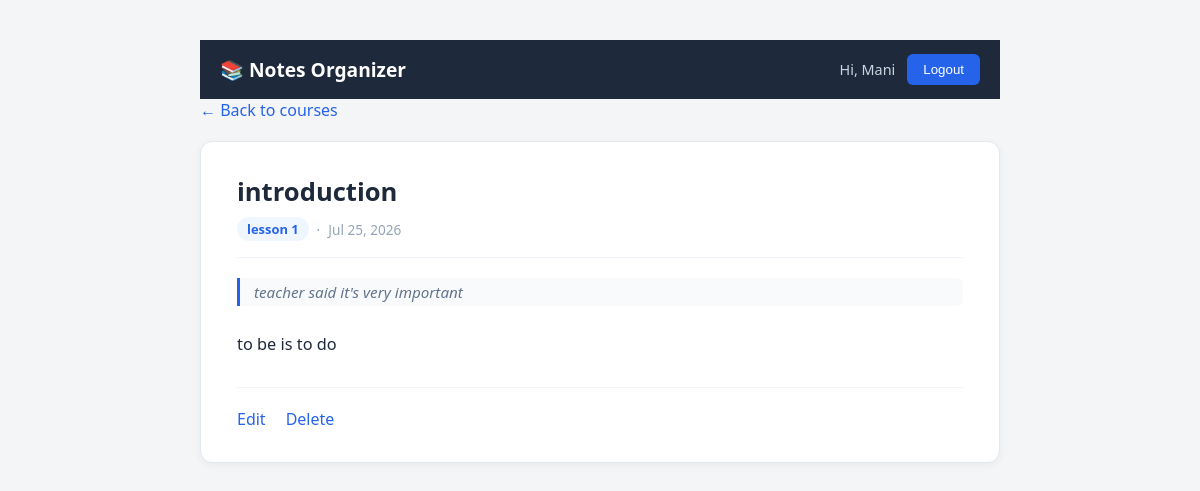
Screenshot of /courses/2/notes/4/ (signed in) with the database file from the repository.
### notes/models.py (models this page shows, shortened)
class Note(models.Model):
    course = models.ForeignKey(Course, on_delete=models.CASCADE, related_name='notes')
    title = models.CharField(max_length=200)
    description = models.TextField(blank=True)
    content = models.TextField()
    created_at = models.DateTimeField(auto_now_add=True)

class Course(models.Model):
    owner = models.ForeignKey(User, on_delete=models.CASCADE, related_name='courses')
    title = models.CharField(max_length=200)
    description = models.TextField(blank=True)
    created_at = models.DateTimeField(auto_now_add=True)

### notes/views.py (the view)
# urls.py: path('<int:course_pk>/notes/<int:pk>/', views.note_detail, name='note_detail'),
@login_required
def note_detail(request, course_pk, pk):
    course = get_object_or_404(Course, pk=course_pk, owner=request.user)
    note = get_object_or_404(Note, pk=pk, course=course)
    return render(request, 'notes/note_detail.html', {'course': course, 'note': note})

### notes/templates/notes/note_detail.html (shortened to what this page needs)
{% extends 'notes/base.html' %}
{% load static %}
{% block extra_css %}
<link rel="stylesheet" href="{% static 'notes/css/note_detail.css' %}">
{% endblock %}
{% block content %}
<a href="{% url 'course_list' %}">← Back to courses</a>
<div class="note-detail">
  <div class="note-detail-header">
    <h1>{{ note.title }}</h1>
    <div class="note-detail-meta">
      <span class="course-badge">{{ course.title }}</span>
      <span>·</span>
      <span>{{ note.created_at|date:"M d, Y" }}</span>
    </div>
  </div>
  {% if note.description %}
    <p class="note-detail-description">{{ note.description }}</p>
  {% endif %}
  <div class="note-detail-content">{{ note.content|linebreaks }}</div>
  <div class="note-detail-actions">
    <a href="{% url 'note_edit' course.pk note.pk %}" class="btn-primary">Edit</a>
    <a href="{% url 'note_delete' course.pk note.pk %}" class="danger">Delete</a>
  </div>
</div>
{% endblock %}

### notes/templates/notes/base.html (shortened to what this page needs)
{% load static %}
<!DOCTYPE html>
<html lang="en" dir="ltr">
<head>
  <link rel="stylesheet" href="{% static 'notes/css/base.css' %}">
  {% block extra_css %}{% endblock %}
</head>
<body>
  <nav class="navbar">
    <div class="navbar-inner">
      <a href="{% url 'course_list' %}" class="logo">📚 Notes Organizer</a>
      {% if user.is_authenticated %}
        <div class="navbar-right">
          <span class="username">Hi, {{ user.username }}</span>
          <form method="post" action="{% url 'logout_confirm' %}" class="inline-form">
            <button type="submit" class="btn-secondary">Logout</button>
          </form>
        </div>
      {% endif %}
    </div>
  </nav>
  <main>
    {% block content %}
    {% endblock %}
  </main>
</body>
</html>

### notes/static/notes/css/base.css (style rules this page uses)
body { font-family: 'Segoe UI', Tahoma, sans-serif; background-color: #f4f5f7; color: #222; max-width: 800px; margin: 40px auto; padding: 0 20px; }
.navbar { background-color: #1e293b; position: sticky; top: 0; z-index: 10; }
.navbar-inner { max-width: 800px; margin: 0 auto; padding: 14px 20px; display: flex; justify-content: space-between; align-items: center; }
.logo { color: white; font-size: 1.2em; font-weight: 600; text-decoration: none; }
.navbar-right { display: flex; align-items: center; gap: 12px; }
.username { color: #cbd5e1; font-size: 0.9em; }
.inline-form { margin: 0; }
a { color: #2563eb; text-decoration: none; margin-inline-end: 10px; }
h1, h2 { color: #1e293b; }
form { margin: 15px 0; }
button { padding: 8px 16px; background-color: #2563eb; color: white; border: none; border-radius: 6px; cursor: pointer; }

### notes/static/notes/css/note_detail.css (style rules this page uses)
.note-detail { background: white; border: 1px solid #e2e8f0; border-radius: 12px; padding: 32px 36px; margin-top: 20px; box-shadow: 0 2px 8px rgba(0, 0, 0, 0.05); }
.note-detail-header { border-bottom: 1px solid #f1f5f9; padding-bottom: 16px; margin-bottom: 20px; }
.note-detail-header h1 { margin: 0 0 8px 0; font-size: 1.6em; }
.note-detail-meta { display: flex; align-items: center; gap: 8px; color: #94a3b8; font-size: 0.85em; }
.course-badge { background-color: #eff6ff; color: #2563eb; padding: 3px 10px; border-radius: 20px; font-weight: 600; font-size: 0.95em; }
.note-detail-description { color: #64748b; font-style: italic; font-size: 0.95em; border-inline-start: 3px solid #2563eb; padding: 4px 14px; margin: 20px 0; background-color: #f8fafc; border-radius: 0 6px 6px 0; }
.note-detail-content { line-height: 1.8; font-size: 1.02em; color: #1e293b; margin: 24px 0; }
.note-detail-content p { margin-bottom: 14px; }
.note-detail-actions { display: flex; gap: 10px; margin-top: 28px; padding-top: 20px; border-top: 1px solid #f1f5f9; }

### rows the page displays
Note: title "introduction", created_at "Jul 25, 2026", description "teacher said it's very important", content "to be is to do"
Course: title "lesson 1"

### other values shown
{{ user.username }} "Mani"
